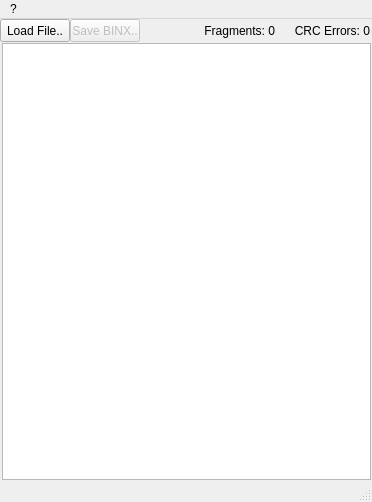
<?xml version="1.0" encoding="UTF-8"?>
<ui version="4.0">
 <class>MainWindow</class>
 <widget class="QMainWindow" name="MainWindow">
  <property name="geometry">
   <rect>
    <x>0</x>
    <y>0</y>
    <width>372</width>
    <height>502</height>
   </rect>
  </property>
  <property name="sizePolicy">
   <sizepolicy hsizetype="Preferred" vsizetype="Preferred">
    <horstretch>0</horstretch>
    <verstretch>0</verstretch>
   </sizepolicy>
  </property>
  <property name="windowTitle">
   <string>HEX2BINX converter v1.0</string>
  </property>
  <widget class="QWidget" name="centralWidget">
   <widget class="QPushButton" name="cmdLoadFile">
    <property name="geometry">
     <rect>
      <x>0</x>
      <y>0</y>
      <width>70</width>
      <height>23</height>
     </rect>
    </property>
    <property name="text">
     <string>Load File..</string>
    </property>
   </widget>
   <widget class="QTextEdit" name="txtHEXTXT">
    <property name="geometry">
     <rect>
      <x>2</x>
      <y>24</y>
      <width>369</width>
      <height>437</height>
     </rect>
    </property>
   </widget>
   <widget class="QLabel" name="lblNFrags">
    <property name="geometry">
     <rect>
      <x>185</x>
      <y>0</y>
      <width>90</width>
      <height>23</height>
     </rect>
    </property>
    <property name="text">
     <string>Fragments: 0</string>
    </property>
    <property name="alignment">
     <set>Qt::AlignRight|Qt::AlignTrailing|Qt::AlignVCenter</set>
    </property>
   </widget>
   <widget class="QPushButton" name="cmdSaveBINX">
    <property name="enabled">
     <bool>false</bool>
    </property>
    <property name="geometry">
     <rect>
      <x>70</x>
      <y>0</y>
      <width>70</width>
      <height>23</height>
     </rect>
    </property>
    <property name="text">
     <string>Save BINX..</string>
    </property>
   </widget>
   <widget class="QLabel" name="lblNErrors">
    <property name="geometry">
     <rect>
      <x>280</x>
      <y>0</y>
      <width>90</width>
      <height>23</height>
     </rect>
    </property>
    <property name="text">
     <string>CRC Errors: 0</string>
    </property>
    <property name="alignment">
     <set>Qt::AlignRight|Qt::AlignTrailing|Qt::AlignVCenter</set>
    </property>
   </widget>
  </widget>
  <widget class="QMenuBar" name="menuBar">
   <property name="geometry">
    <rect>
     <x>0</x>
     <y>0</y>
     <width>372</width>
     <height>20</height>
    </rect>
   </property>
   <widget class="QMenu" name="menu">
    <property name="title">
     <string>?</string>
    </property>
    <addaction name="actionAboutQt"/>
   </widget>
   <addaction name="menu"/>
  </widget>
  <widget class="QStatusBar" name="statusBar"/>
  <action name="actionAboutQt">
   <property name="text">
    <string>About Qt</string>
   </property>
   <property name="toolTip">
    <string>About Qt</string>
   </property>
  </action>
 </widget>
 <layoutdefault spacing="6" margin="11"/>
 <resources/>
 <connections/>
</ui>
